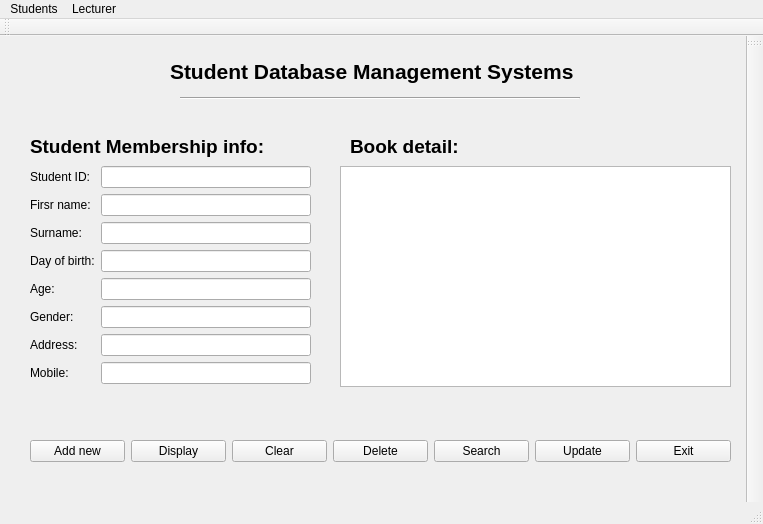
<?xml version="1.0" encoding="UTF-8"?>
<ui version="4.0">
 <class>MainWindow</class>
 <widget class="QMainWindow" name="MainWindow">
  <property name="geometry">
   <rect>
    <x>0</x>
    <y>0</y>
    <width>763</width>
    <height>524</height>
   </rect>
  </property>
  <property name="windowTitle">
   <string>MainWindow</string>
  </property>
  <widget class="QWidget" name="centralwidget">
   <widget class="QWidget" name="formLayoutWidget">
    <property name="geometry">
     <rect>
      <x>30</x>
      <y>130</y>
      <width>281</width>
      <height>221</height>
     </rect>
    </property>
    <layout class="QFormLayout" name="formLayout">
     <item row="1" column="1">
      <widget class="QLineEdit" name="lineEdit"/>
     </item>
     <item row="2" column="1">
      <widget class="QLineEdit" name="lineEdit_2"/>
     </item>
     <item row="1" column="0">
      <widget class="QLabel" name="label">
       <property name="text">
        <string>Student ID:</string>
       </property>
      </widget>
     </item>
     <item row="2" column="0">
      <widget class="QLabel" name="label_2">
       <property name="text">
        <string>Firsr name:</string>
       </property>
      </widget>
     </item>
     <item row="3" column="1">
      <widget class="QLineEdit" name="lineEdit_3"/>
     </item>
     <item row="4" column="1">
      <widget class="QLineEdit" name="lineEdit_4"/>
     </item>
     <item row="5" column="1">
      <widget class="QLineEdit" name="lineEdit_5"/>
     </item>
     <item row="7" column="1">
      <widget class="QLineEdit" name="lineEdit_7"/>
     </item>
     <item row="8" column="1">
      <widget class="QLineEdit" name="lineEdit_8"/>
     </item>
     <item row="3" column="0">
      <widget class="QLabel" name="label_3">
       <property name="text">
        <string>Surname:</string>
       </property>
      </widget>
     </item>
     <item row="4" column="0">
      <widget class="QLabel" name="label_4">
       <property name="text">
        <string>Day of birth:</string>
       </property>
      </widget>
     </item>
     <item row="5" column="0">
      <widget class="QLabel" name="label_5">
       <property name="text">
        <string>Age:</string>
       </property>
      </widget>
     </item>
     <item row="6" column="0">
      <widget class="QLabel" name="label_6">
       <property name="text">
        <string>Gender:</string>
       </property>
      </widget>
     </item>
     <item row="7" column="0">
      <widget class="QLabel" name="label_7">
       <property name="text">
        <string>Address:</string>
       </property>
      </widget>
     </item>
     <item row="8" column="0">
      <widget class="QLabel" name="label_8">
       <property name="text">
        <string>Mobile:</string>
       </property>
      </widget>
     </item>
     <item row="6" column="1">
      <widget class="QLineEdit" name="lineEdit_6"/>
     </item>
    </layout>
   </widget>
   <widget class="QListView" name="listView">
    <property name="geometry">
     <rect>
      <x>340</x>
      <y>130</y>
      <width>391</width>
      <height>221</height>
     </rect>
    </property>
   </widget>
   <widget class="QLabel" name="label_9">
    <property name="geometry">
     <rect>
      <x>350</x>
      <y>100</y>
      <width>131</width>
      <height>21</height>
     </rect>
    </property>
    <property name="font">
     <font>
      <pointsize>14</pointsize>
      <weight>75</weight>
      <bold>true</bold>
     </font>
    </property>
    <property name="text">
     <string>Book detail:</string>
    </property>
   </widget>
   <widget class="QWidget" name="horizontalLayoutWidget">
    <property name="geometry">
     <rect>
      <x>30</x>
      <y>390</y>
      <width>701</width>
      <height>51</height>
     </rect>
    </property>
    <layout class="QHBoxLayout" name="horizontalLayout">
     <item>
      <widget class="QPushButton" name="pushButton">
       <property name="text">
        <string>Add new</string>
       </property>
      </widget>
     </item>
     <item>
      <widget class="QPushButton" name="pushButton_2">
       <property name="text">
        <string>Display</string>
       </property>
      </widget>
     </item>
     <item>
      <widget class="QPushButton" name="pushButton_3">
       <property name="text">
        <string>Clear</string>
       </property>
      </widget>
     </item>
     <item>
      <widget class="QPushButton" name="pushButton_4">
       <property name="text">
        <string>Delete</string>
       </property>
      </widget>
     </item>
     <item>
      <widget class="QPushButton" name="pushButton_5">
       <property name="text">
        <string>Search</string>
       </property>
      </widget>
     </item>
     <item>
      <widget class="QPushButton" name="pushButton_6">
       <property name="text">
        <string>Update</string>
       </property>
      </widget>
     </item>
     <item>
      <widget class="QPushButton" name="pushButton_7">
       <property name="text">
        <string>Exit</string>
       </property>
      </widget>
     </item>
    </layout>
   </widget>
   <widget class="QLabel" name="label_10">
    <property name="geometry">
     <rect>
      <x>30</x>
      <y>100</y>
      <width>291</width>
      <height>21</height>
     </rect>
    </property>
    <property name="font">
     <font>
      <pointsize>14</pointsize>
      <weight>75</weight>
      <bold>true</bold>
     </font>
    </property>
    <property name="text">
     <string>Student Membership info:</string>
    </property>
   </widget>
   <widget class="QLabel" name="label_11">
    <property name="geometry">
     <rect>
      <x>170</x>
      <y>20</y>
      <width>441</width>
      <height>31</height>
     </rect>
    </property>
    <property name="font">
     <font>
      <pointsize>16</pointsize>
      <weight>75</weight>
      <bold>true</bold>
     </font>
    </property>
    <property name="text">
     <string>Student Database Management Systems</string>
    </property>
   </widget>
   <widget class="Line" name="line">
    <property name="geometry">
     <rect>
      <x>180</x>
      <y>60</y>
      <width>400</width>
      <height>5</height>
     </rect>
    </property>
    <property name="minimumSize">
     <size>
      <width>400</width>
      <height>5</height>
     </size>
    </property>
    <property name="maximumSize">
     <size>
      <width>400</width>
      <height>5</height>
     </size>
    </property>
    <property name="sizeIncrement">
     <size>
      <width>0</width>
      <height>2</height>
     </size>
    </property>
    <property name="orientation">
     <enum>Qt::Horizontal</enum>
    </property>
   </widget>
  </widget>
  <widget class="QMenuBar" name="menubar">
   <property name="geometry">
    <rect>
     <x>0</x>
     <y>0</y>
     <width>763</width>
     <height>21</height>
    </rect>
   </property>
   <widget class="QMenu" name="menuStudent">
    <property name="title">
     <string>Students</string>
    </property>
    <widget class="QMenu" name="menuLuom">
     <property name="title">
      <string>Luom</string>
     </property>
    </widget>
    <addaction name="menuLuom"/>
   </widget>
   <widget class="QMenu" name="menuLecturer">
    <property name="title">
     <string>Lecturer</string>
    </property>
   </widget>
   <addaction name="menuStudent"/>
   <addaction name="menuLecturer"/>
  </widget>
  <widget class="QToolBar" name="toolBar">
   <property name="windowTitle">
    <string>toolBar</string>
   </property>
   <attribute name="toolBarArea">
    <enum>TopToolBarArea</enum>
   </attribute>
   <attribute name="toolBarBreak">
    <bool>false</bool>
   </attribute>
  </widget>
  <widget class="QStatusBar" name="statusBar"/>
  <widget class="QToolBar" name="toolBar_2">
   <property name="windowTitle">
    <string>toolBar_2</string>
   </property>
   <attribute name="toolBarArea">
    <enum>RightToolBarArea</enum>
   </attribute>
   <attribute name="toolBarBreak">
    <bool>false</bool>
   </attribute>
  </widget>
  <action name="actionluom_2">
   <property name="text">
    <string>luom</string>
   </property>
  </action>
 </widget>
 <resources/>
 <connections/>
</ui>
